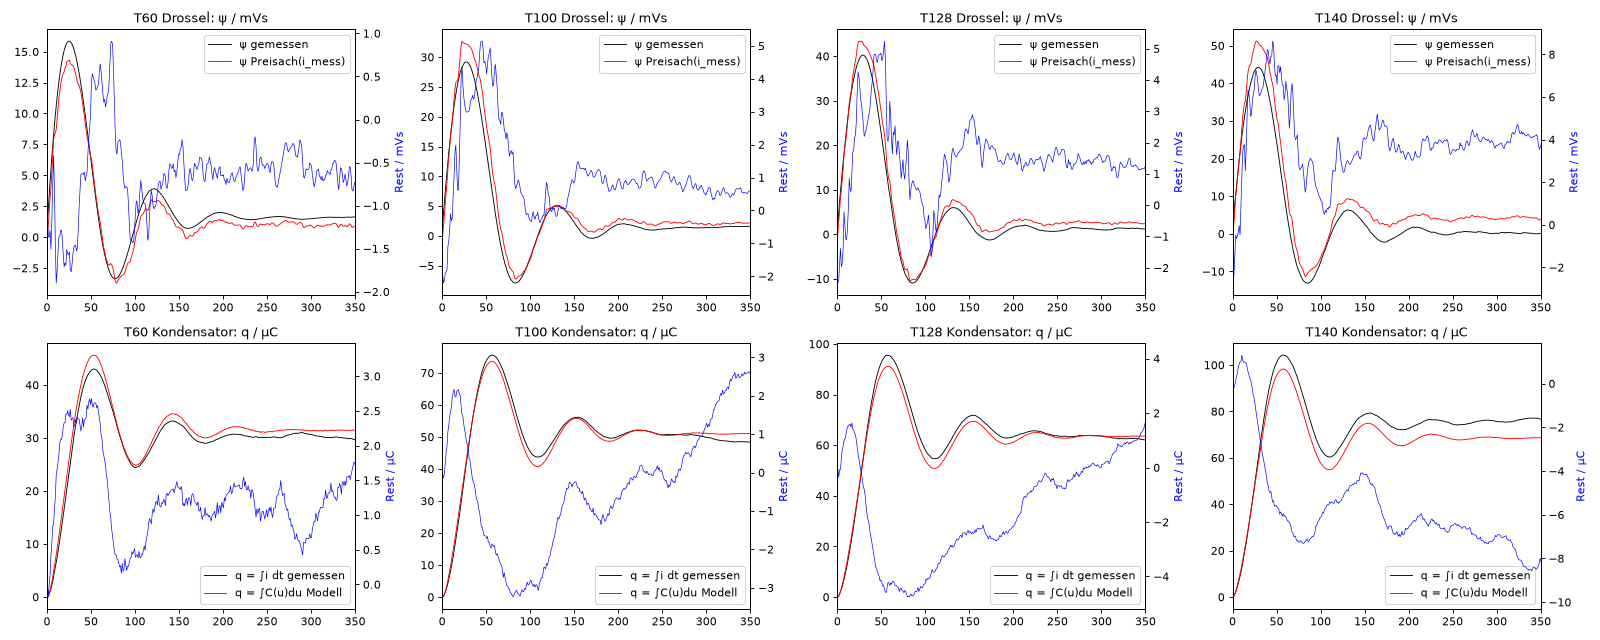

Python code for this plot:
"""bauteil_check_1.0.py (24.11.2026): die beiden Bauteilmodelle einzeln gegen die Messkanäle prüfen, entkoppelt von der DGL.
(a) Drossel: gemessenes i(t) in das Preisach-Modell (exp-Dichte, Parameter aus preisach_1.4 exp/demag) -> ψ_modell(t); Vergleich mit
    ψ_mess(t) = ∫(u_E − u_A2 − R_Cu i) dt (Nullabgleich am Ende).  (b) Kondensator: gemessenes u_C(t) in C(u) -> q_modell; Vergleich mit q_mess = ∫i dt.
Bild bauteil_check_1.0.png. Zweck: welches Bauteilmodell trägt den Rest von 1,1 %?"""
import numpy as np, glob, os, json
from scipy.signal import savgol_filter
import matplotlib; matplotlib.use("Agg"); import matplotlib.pyplot as plt
H = os.path.dirname(os.path.abspath(__file__)); M = os.path.join(os.path.dirname(H), "messungen")
P = json.load(open(os.path.join(H, "preisach_1.4_exp_demag_konst_dreieck_ohne_rcufest_s1.json")))["param"]
Lr, rho, hc, C0, ga, RCu = P["L_rev/H"], P["rho0/H"], P["h_c/A"], P["C0/F"], P["gamma/V^-2"], P["R_Cu/Ω"]
def median3(a): b = a.copy(); b[1:-1] = np.median(np.vstack([a[:-2], a[1:-1], a[2:]]), axis=0); return b
fig, ax = plt.subplots(2, 4, figsize=(20, 8))
for c, f in enumerate(sorted(glob.glob(os.path.join(M, "rlc27_2026-11-23_*.txt")), key=lambda s: int(s.split("_T")[1].split("_")[0]))):
    T = int(f.split("_T")[1].split("_")[0]); D = np.loadtxt(f, comments="#"); t, uC, u2, uE, i = D[:,1], D[:,9], D[:,10], D[:,13], D[:,14]/1000; m = t >= 0
    t, uC, u2, uE, i = t[m], uC[m], u2[m], uE[m], median3(i[m]); i -= i[-100:].mean(); uE -= (uE[-100:].mean() - u2[-100:].mean())
    uL = uE - u2 - RCu * i; psi_m = np.cumsum(uL) * 1e-3
    # (a) Preisach entlang des gemessenen Stroms (geglättet für die Umkehrpunkte)
    ig = savgol_filter(i, 7, 2); stapel = []; s = 1.0; psi = np.zeros(len(ig))
    for n in range(1, len(ig)):
        di = ig[n] - ig[n-1]
        if di * s < 0 and abs(di) > 2e-5: s = -s; stapel.append(ig[n-1])
        while len(stapel) >= 2 and ((s > 0 and ig[n] >= stapel[-2]) or (s < 0 and ig[n] <= stapel[-2])): stapel.pop(); stapel.pop()
        ir = stapel[-1] if stapel else -ig[n]; d = abs(ig[n] - ir)
        Ld = Lr + 2 * rho * (1 - np.exp(-d / hc)); psi[n] = psi[n-1] + Ld * di
    # (b) Kondensator
    q_m = np.cumsum(i) * 1e-3; q = C0 / np.sqrt(ga) * np.arctan(np.sqrt(ga) * uC)   # ∫C0/(1+γu²)du
    tm = t * 1e3
    ax[0, c].plot(tm, psi_m * 1e3, "k", lw=.8, label="ψ gemessen"); ax[0, c].plot(tm, psi * 1e3, "r", lw=.8, label="ψ Preisach(i_mess)"); ax2 = ax[0, c].twinx(); ax2.plot(tm, (psi - psi_m) * 1e3, "b", lw=.6); ax2.set_ylabel("Rest / mVs", color="b")
    ax[0, c].set_title("T%d Drossel: ψ / mVs" % T); ax[0, c].legend(loc="upper right"); ax[0, c].set_xlim(0, 350)
    ax[1, c].plot(tm, q_m * 1e6, "k", lw=.8, label="q = ∫i dt gemessen"); ax[1, c].plot(tm, q * 1e6, "r", lw=.8, label="q = ∫C(u)du Modell"); ax3 = ax[1, c].twinx(); ax3.plot(tm, (q - q_m) * 1e6, "b", lw=.6); ax3.set_ylabel("Rest / µC", color="b")
    ax[1, c].set_title("T%d Kondensator: q / µC" % T); ax[1, c].legend(loc="lower right"); ax[1, c].set_xlim(0, 350)
    print("T%d: ψ-Rest RMS %.2f mVs (ψ_max %.1f), q-Rest RMS %.2f µC (q_end %.1f), q_end gemessen/Modell %.4f" % (T, (psi-psi_m).std()*1e3, psi_m.max()*1e3, (q-q_m).std()*1e6, q_m[-1]*1e6, q_m[-1]/q[-1]))
fig.tight_layout(); fig.savefig(os.path.join(H, "bauteil_check_1.0.png"), dpi=80); print("bauteil_check_1.0.png")
